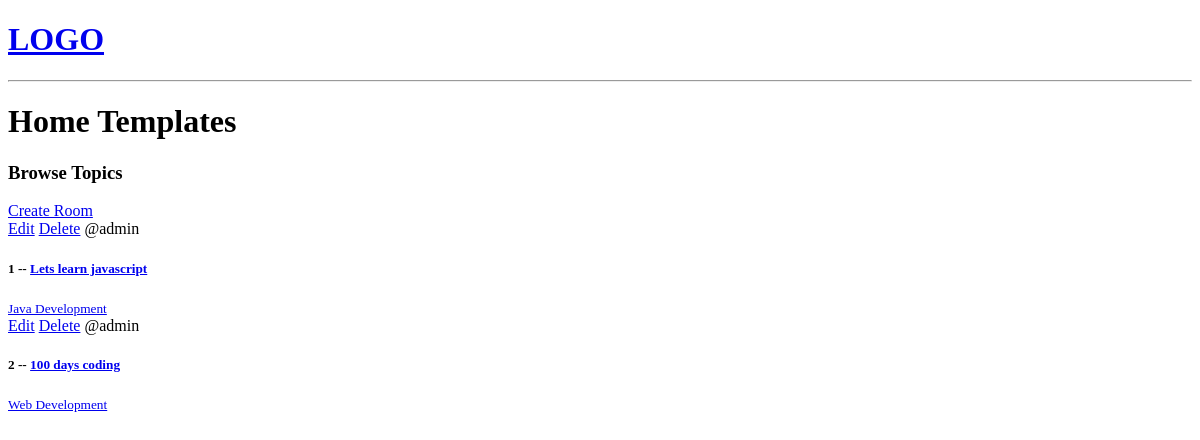
The app's page /, older data.
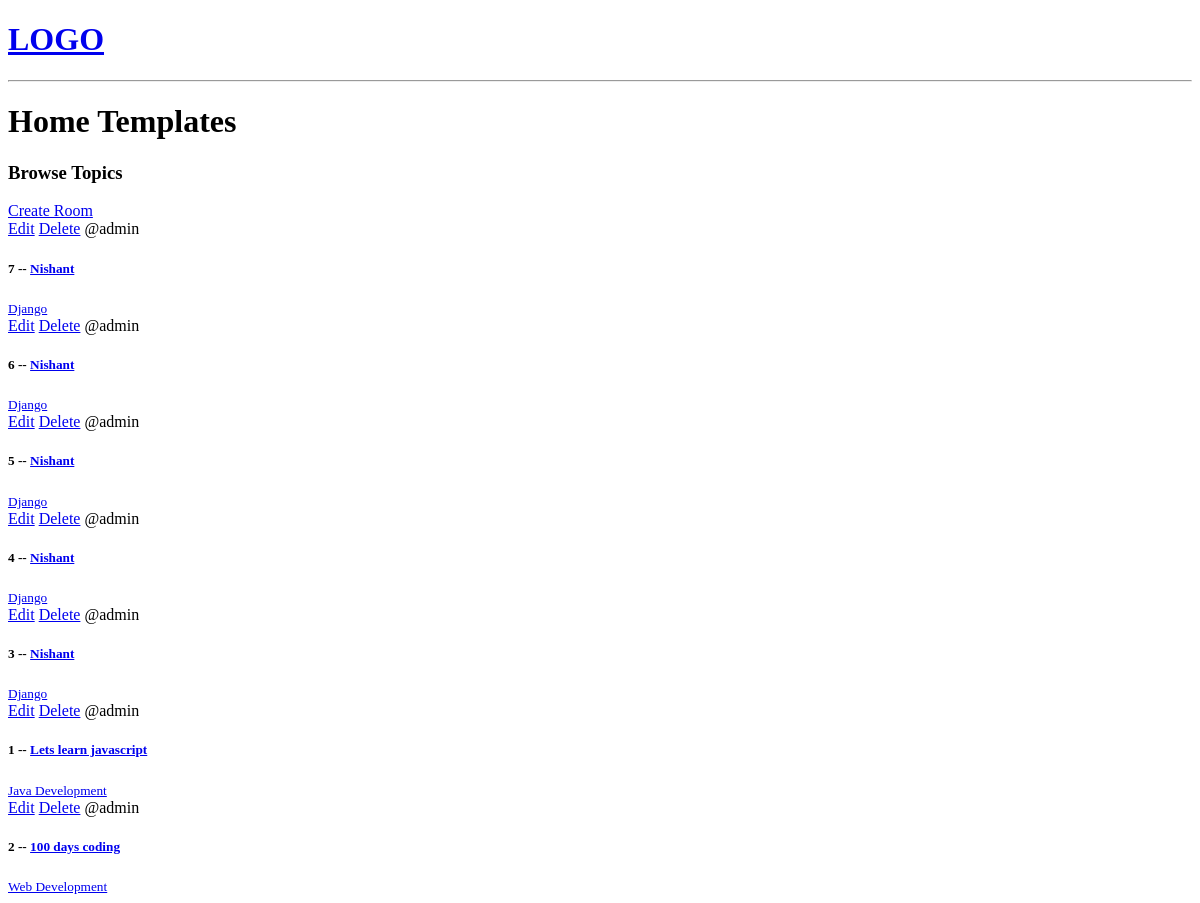
The same page, newer data.
### base/models.py (models this page shows, shortened)
class Room(models.Model):
    host = models.ForeignKey(User, on_delete=models.SET_NULL, null=True)
    topic = models.ForeignKey(Topic, on_delete=models.SET_NULL, null=True)
    name = models.CharField(max_length=200)
    description = models.TextField(null=True, blank=True)
    updated = models.DateTimeField(auto_now=True)
    created = models.DateTimeField(auto_now_add=True)
    class Meta:
        ordering=['-updated' , '-created']

class Topic(models.Model):
    name = models.CharField(max_length=100)

### base/views.py (the view)
# urls.py: path('', views.home , name="home"),
def home(request):
    rooms = Room.objects.all()
    context = {'rooms': rooms}
    return render(request, 'base/home.html', context)

### base/templates/base/home.html
{% extends 'main.html' %}
{% block content %}
<h1>Home Templates</h1>
<div class="home-container">
    <div>
        <h3>Browse Topics</h3>
    </div>
    <a href="{% url 'create-room' %}">Create Room</a>
    <div>
        {% for room in rooms  %}
        <div>
            <a href="{% url 'update-room' room.id %}">Edit</a>
            <a href="{% url 'delete-room' room.id %}">Delete</a>
            <span>@{{room.host.username}}</span>
            <h5>{{room.id}} -- <a href="{% url 'room' room.id %}"</a>{{room.name}}</h5 >
                <small>{{room.topic.name}}</small>
        </div>
        {% endfor %}
    </div>
</div>
{% endblock content %}

### templates/main.html (shortened to what this page needs)
<!DOCTYPE html>
<html>
    <head>
        <link rel="stylesheet" href="">
    </head>
    <body>
        {% include 'navbar.html' %}
        {% block content %}
        {% endblock  %}
    </body>
</html>

### templates/navbar.html
<a href="/">
    <h1>LOGO</h1>
    </a>
    <hr>

Row changes from the older to the newer data that the page shows:
added Room: host.username "admin", id "7", name "Nishant", topic.name "Django"
added Room: host.username "admin", id "6", name "Nishant", topic.name "Django"
added Room: host.username "admin", id "5", name "Nishant", topic.name "Django"
added Room: host.username "admin", id "4", name "Nishant", topic.name "Django"
added Room: host.username "admin", id "3", name "Nishant", topic.name "Django"
